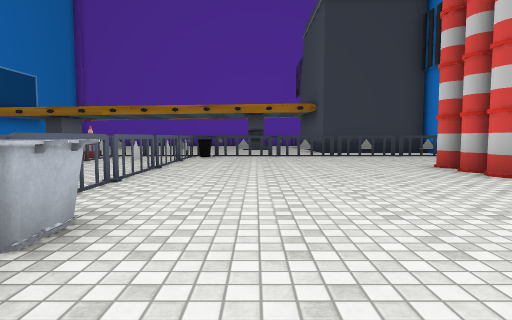
View 1 (above)

17 first-person views from a walk through a Unity game level. The camera is 1.2 m above the floor, tilts 4° down and sees 75° across. The floor is counted in squares, 2 m on a side. Each view is taken from the middle of a square. On the plan, view 1 faces up. The plan holds only what a view shows up to about 10 squares ahead; the rest is blank. The place goes on beyond the plan. The player is left out. Some surface patterns are stand-ins.

View 2
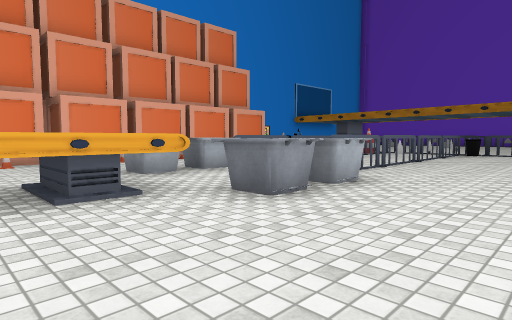

View 3
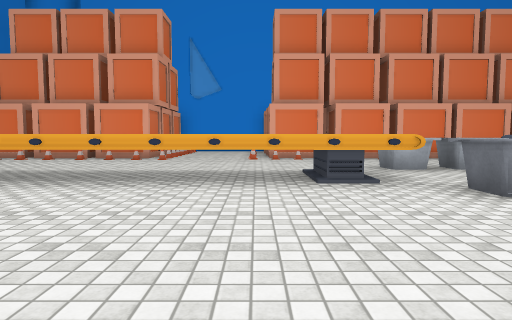

View 4
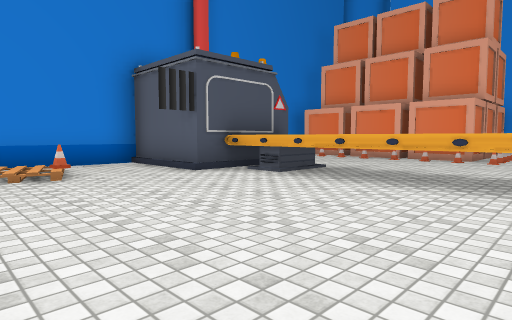

View 5
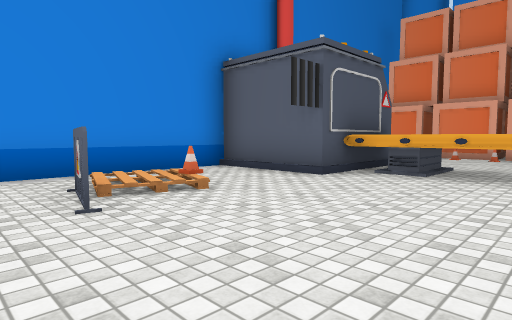

View 6
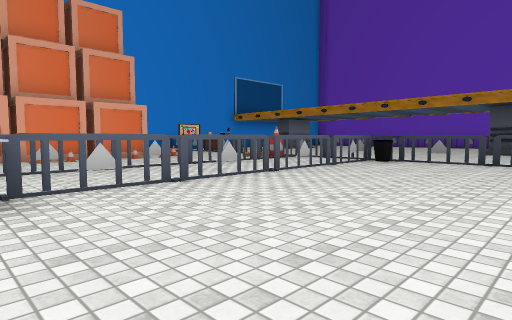

View 7
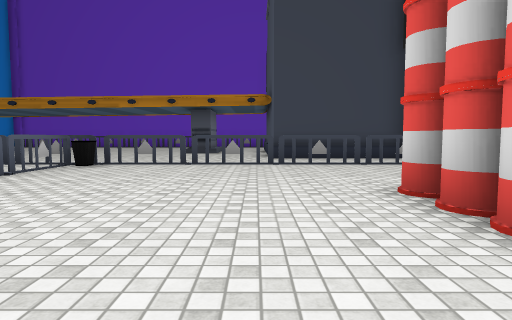

View 8
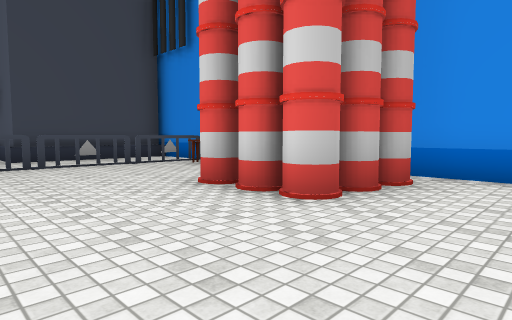

View 9
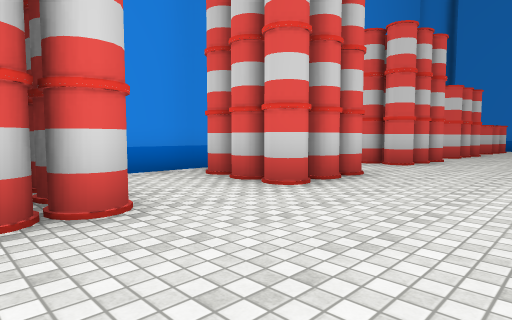

View 10
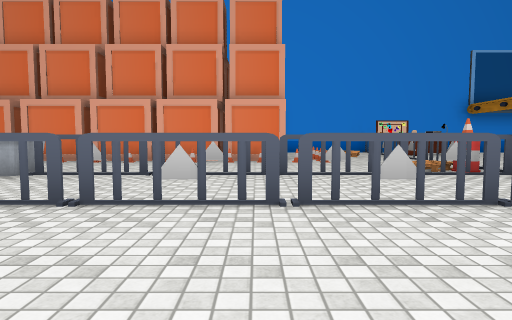

View 11
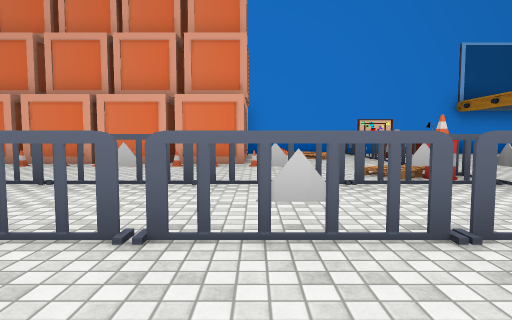

View 12
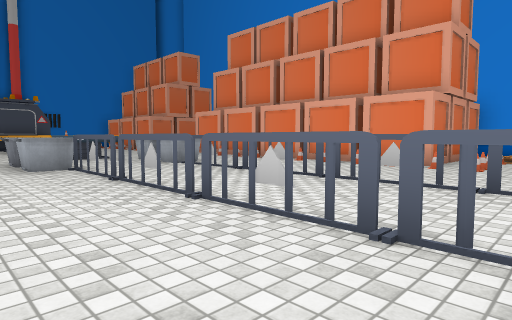

View 13
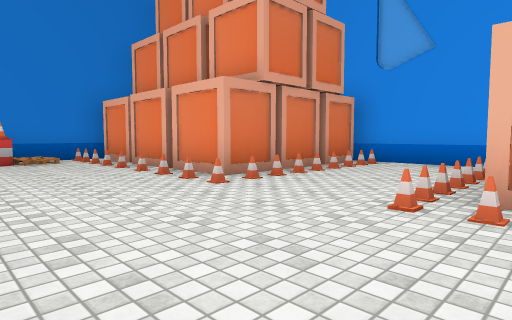

View 14
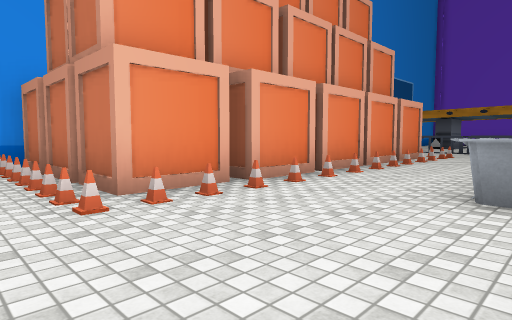

View 15
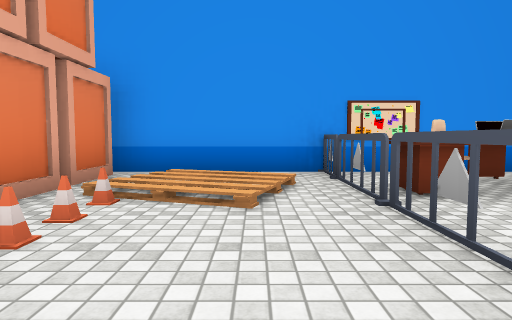

View 16
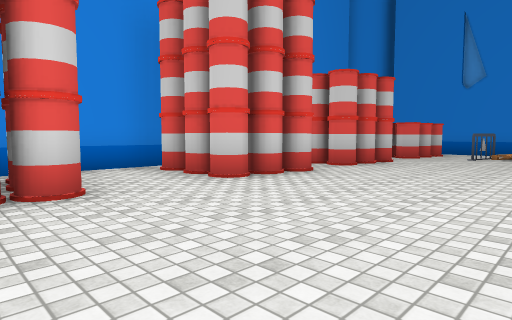

View 17
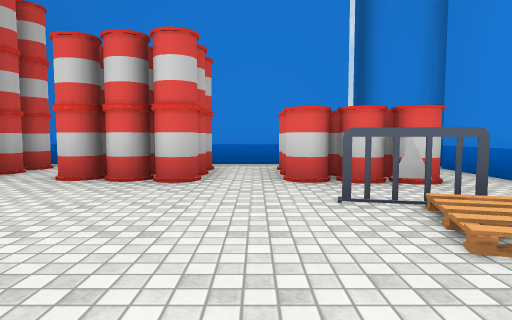

### Floor plan
Key: @ floor where view 1 was taken; # wall or solid block; x gap in a wall; . main floor; : floor 0.25 m higher than the main floor; / step, stairs or slope; = window, fence, low wall or low ledge; ^ raised ledge; O other object.
Columns run from 12 left of view 1 to 7 right of it. Each row starts with its distance up from view 1.
 13 #O            =####
 12 #OOO... .......^^^#
 11 #. O...x..........#
 10 #OO.O.OO#OO.OO.O.O.
  9 # //...:O.O.......O
  8 # /OOO..O.O.......
  7 #..OOO..O.O......
  6  OOOOO..O.O.....O
  5  OOOOO..O.O.....OO.#
  4   OOOO..x.x........#
  3     OO..#.#......O.#
  2     OO.O..O.....OO.#
  1   OOOO..O.O.....OO.#
  0   OOOO..#^..@......#
 -1  OOOOO...^......OO.#
 -2 # OOOO...^......O  #
 -3 #........^......OO.#
 -4 #OOOOO...^........
 -5 #OOOOO...^......O
 -6  OOOOO...^......OO.#
 -7   OOOO...^.........#
 -8   OOOO..#^#../O.OO
 -9     OO..  #../..O
-10     OO/O   .......
-11     ####  #######x#

Where each view was taken, in squares from view 1:
view 1: 0 up, 0 right, facing up
view 2: 2 down, 1 right, facing up-left
view 3: 2 down, 2 right, facing left
view 4: 3 down, 2 right, facing down-left
view 5: 5 down, 3 right, facing down-left
view 6: 2 up, 2 right, facing up-left
view 7: 3 up, 2 right, facing up
view 8: 3 up, 1 right, facing up-right
view 9: 6 up, 1 right, facing down-right
view 10: 6 up, 1 right, facing left
view 11: 7 up, 0 right, facing left
view 12: 9 up, 0 right, facing down-left
view 13: 1 down, 4 left, facing down-left
view 14: 3 down, 4 left, facing up-left
view 15: 9 up, 6 left, facing left
view 16: 2 up, 0 right, facing down-right
view 17: 7 down, 1 left, facing right
